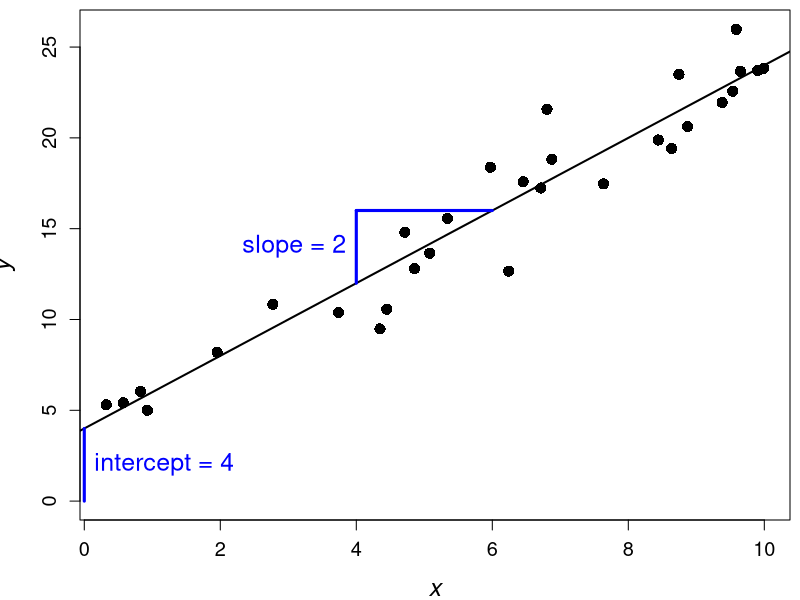
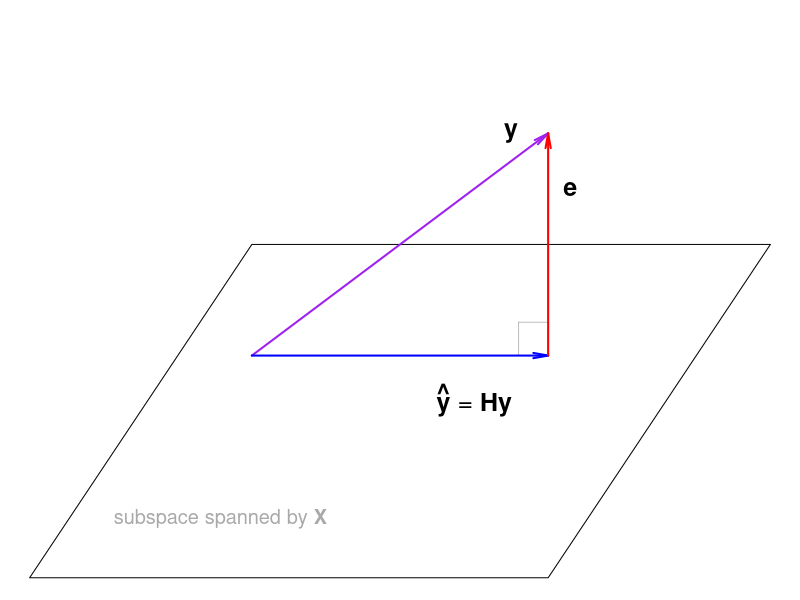

Recreate these plots in R, in order.
## ---- chunk 1
knitr::opts_chunk$set(echo = FALSE)
## ---- chunk 2
set.seed(514)

## predictor
xx <- runif(30, 0, 10)
## normal errors
ee <- rnorm(30, 0, 2)
## simulated data
yy <- 4 + 2 * xx + ee


par(mai = c(0.8,0.8,0.1,0.1))
plot(xx, yy, pch = 16,
     ylim = c(0, ceiling(max(yy))),
     cex = 1.5, cex.lab = 1.5, cex.axis = 1.2,
     xlab = expression(italic(x)), ylab = expression(italic(y)))
abline(a = 4, b = 2, lwd = 2)
## intercept
segments(0, 0, 0, 4, lwd = 3, col = "blue")
text(0, 2, "intercept = 4", pos = 4, cex = 1.5, col = "blue")
## slope
segments(4, 12, 4, 16, lwd = 3, col = "blue")
segments(4, 16, 6, 16, lwd = 3, col = "blue")
text(4, 14, "slope = 2", pos = 2, cex = 1.5, col = "blue")
## ---- chunk 3
pgram <- data.frame(x = c(0, 3, 10, 7, 0), y = c(0, 3, 3, 0, 0))

## empty plot space
par(mai = rep(0,4), omi = rep(0, 4))
plot(c(0,10), c(0,5), type = "n", xaxt = "n", yaxt = "n",
     bty = "n", xlab = "", ylab = "")
## parallelogram
lines(pgram[,1], pgram[,2])
text(1, 0.5, expression(paste("subspace spanned by ",bold(X))),
     pos = 4, cex = 1.2, col = "darkgray")
## perpendicular
lines(c(6.6,6.6),c(2,2.3), col = "gray")
lines(c(6.6,7),c(2.3,2.3), col = "gray")
## vectors
## data
arrows(3, 2, 7, 4, length = 0.15, angle = 10, lwd = 2, col ="purple")
text(6.5, 4, expression(bold(y)), cex = 1.5)
## yhat
arrows(3, 2, 7, 2, length = 0.15, angle = 10, lwd = 2, col ="blue")
text(6, 1.6, expression(paste(bold(hat(y))," = ",bold(Hy))), cex = 1.5)
## errors
arrows(7, 2, 7, 4, length = 0.15, angle = 10, lwd = 2, col ="red")
text(7.3, 3.5, expression(bold(e)), cex = 1.5)
